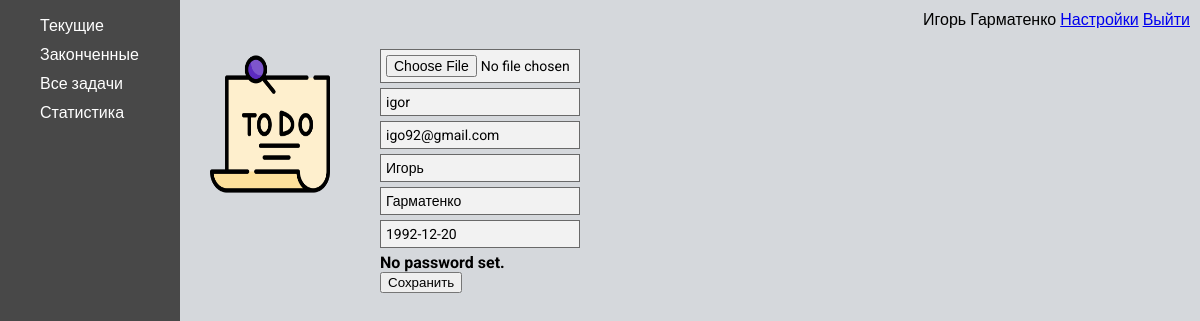
The page /user_settings/ (signed in) on the database as committed earlier.
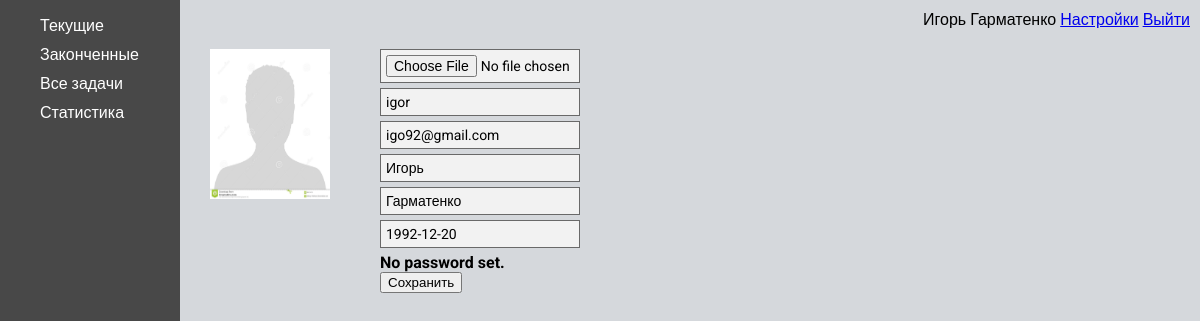
The same page on the database as committed later.
### ToDo/models.py (models this page shows)
class CustomUser(AbstractUser):
    avatar = models.ImageField(
        blank=True,
        verbose_name='Avatar',
        upload_to=f'images/',
        default='../static/ToDo/images/default.png'
    )
    date_of_birth = models.DateField(blank=True, null=True)

### ToDo/views.py (the view)
# urls.py: path('user_settings/', get_user_edit, name='user_settings'),
def get_user_edit(request):
    if request.POST:
        user_edit_form = CustomUserEditForm(request.POST, request.FILES, instance=request.user)
        if user_edit_form.is_valid():
            user_edit_form.save()
            return redirect('user_settings')
    else:
        user_edit_form = CustomUserEditForm(instance=request.user)
    return render(request, 'ToDo/user_settings.html', {'user_edit_form': user_edit_form, 'menu': home_menu})

### ToDo/forms.py
class CustomUserEditForm(UserChangeForm):
    avatar = forms.ImageField(required=False,
                              widget=forms.FileInput(attrs={
                                  'class': 'user_settings__input',
                                  'placeholder': 'Avatar',
                              }))
    username = forms.CharField(widget=forms.TextInput(attrs={'class': 'user_settings__input'}))
    email = forms.EmailField(widget=forms.EmailInput(attrs={'class': 'user_settings__input'}))
    first_name = forms.CharField(widget=forms.TextInput(attrs={'class': 'user_settings__input'}))
    last_name = forms.CharField(widget=forms.TextInput(attrs={'class': 'user_settings__input'}))
    date_of_birth = forms.DateField(widget=forms.DateInput(attrs={'class': 'user_settings__input'}))
    class Meta:
        model = CustomUser
        fields = ('avatar', 'username', 'email', 'first_name', 'last_name', 'date_of_birth')

### ToDo/templates/ToDo/user_settings.html (shortened to what this page needs)
{% extends 'ToDo/home_base.html' %}
{% block rightbar %}
    <div class="user_settings__wrap">
        <div class="user_settings__avatar">
            <img src="{{ user.avatar.url }}" alt="avatar">
        </div>
        <div class="user_settings__data">
            <form method="post" enctype="multipart/form-data">
                {% for field in user_edit_form %}
                    <div>{{ field }}</div>
                {% endfor%}
                <input type="submit" class="fadeIn fourth" value="Сохранить">
            </form>
        </div>
    </div>
{% endblock %}

### ToDo/templates/ToDo/home_base.html
{% extends 'ToDo/base.html' %}
{% block content %}
    <div class="main">
        <div  class="leftbar">
            <ul class="home_menu">
                {% for key, item in menu.items %}
                    <li class="home_menu__item"><a href="#">{{ item }}</a></li>
                {% endfor %}
            </ul>
        </div>
        <div  class="rightbar">
            <div class="home_nav">
                <div class="home_info">
                        {% if request.user.is_authenticated %}
                        <span>{{ user.first_name }} {{ user.last_name }}</span>
                        <a href="{% url 'user_settings' %}">Настройки</a>
                        <a href="{% url 'logout' %}">Выйти</a>
                    {% endif %}
                </div>
            </div>
            {% block rightbar %}
            {% endblock %}
        </div>
    </div>
{% endblock %}

Rows that differ between the two databases and show on the page:
changed CustomUser "Игорь": avatar: picture removed, a placeholder shows
